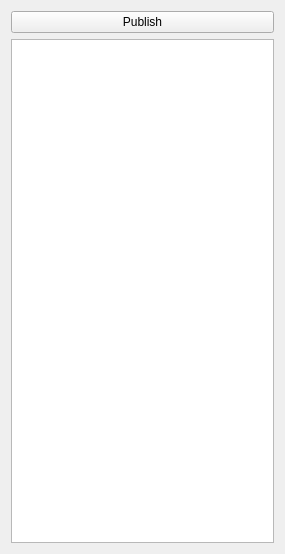
<?xml version="1.0" encoding="UTF-8"?>
<ui version="4.0">
 <class>ConfigManager</class>
 <widget class="QWidget" name="ConfigManager">
  <property name="geometry">
   <rect>
    <x>0</x>
    <y>0</y>
    <width>285</width>
    <height>554</height>
   </rect>
  </property>
  <property name="windowTitle">
   <string>Form</string>
  </property>
  <layout class="QVBoxLayout" name="verticalLayout">
   <item>
    <widget class="QPushButton" name="btnPublish">
     <property name="text">
      <string>Publish</string>
     </property>
    </widget>
   </item>
   <item>
    <widget class="QTreeView" name="treeView"/>
   </item>
  </layout>
 </widget>
 <resources/>
 <connections/>
</ui>
